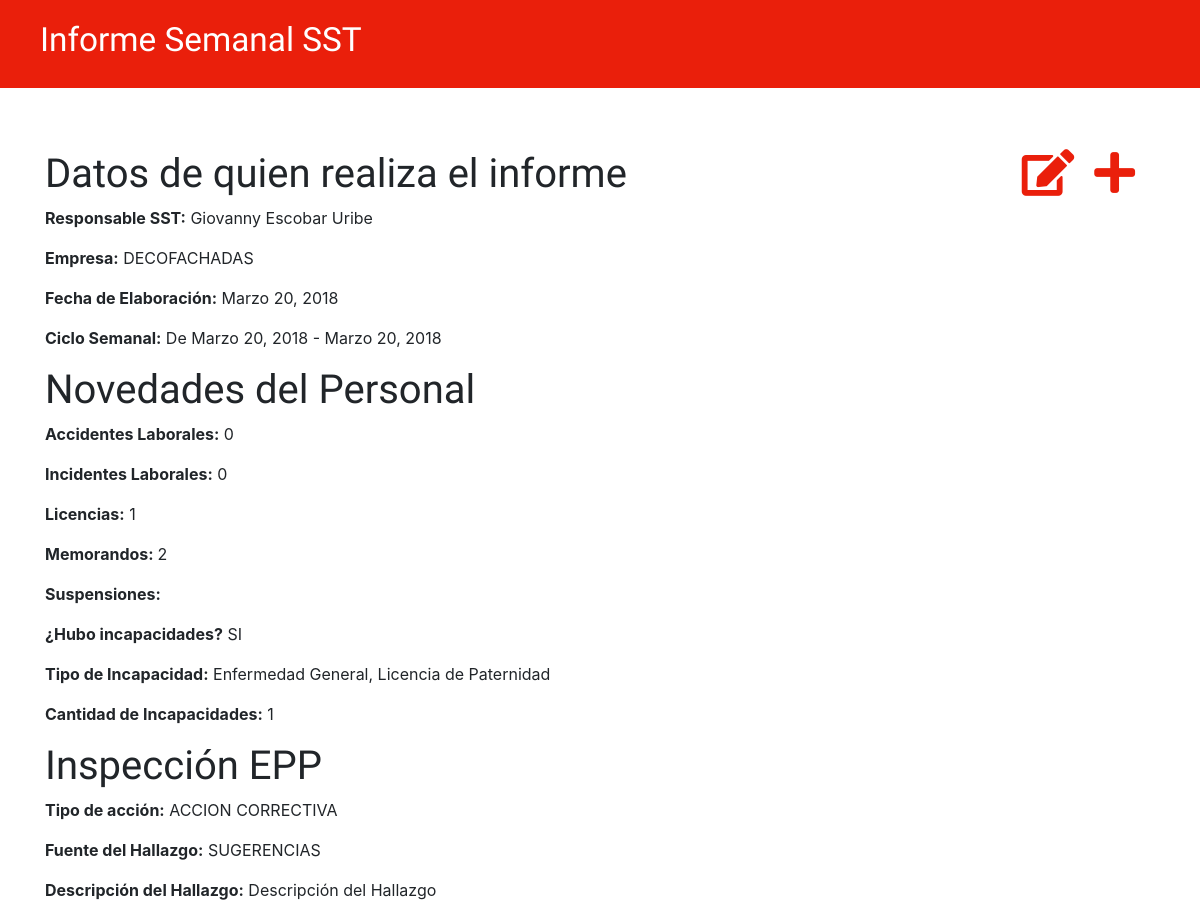
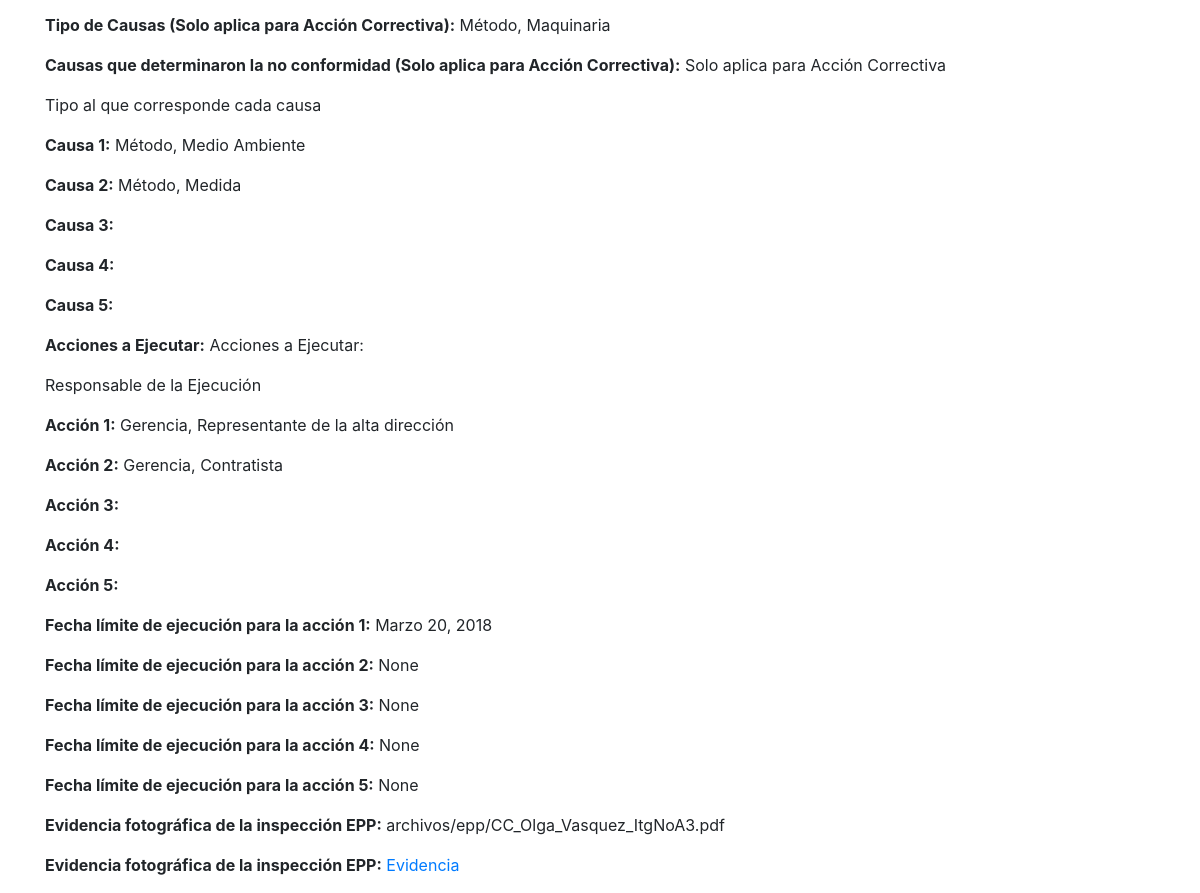
The page /informe/1/ on the database as committed earlier (2 pictures, top to bottom).
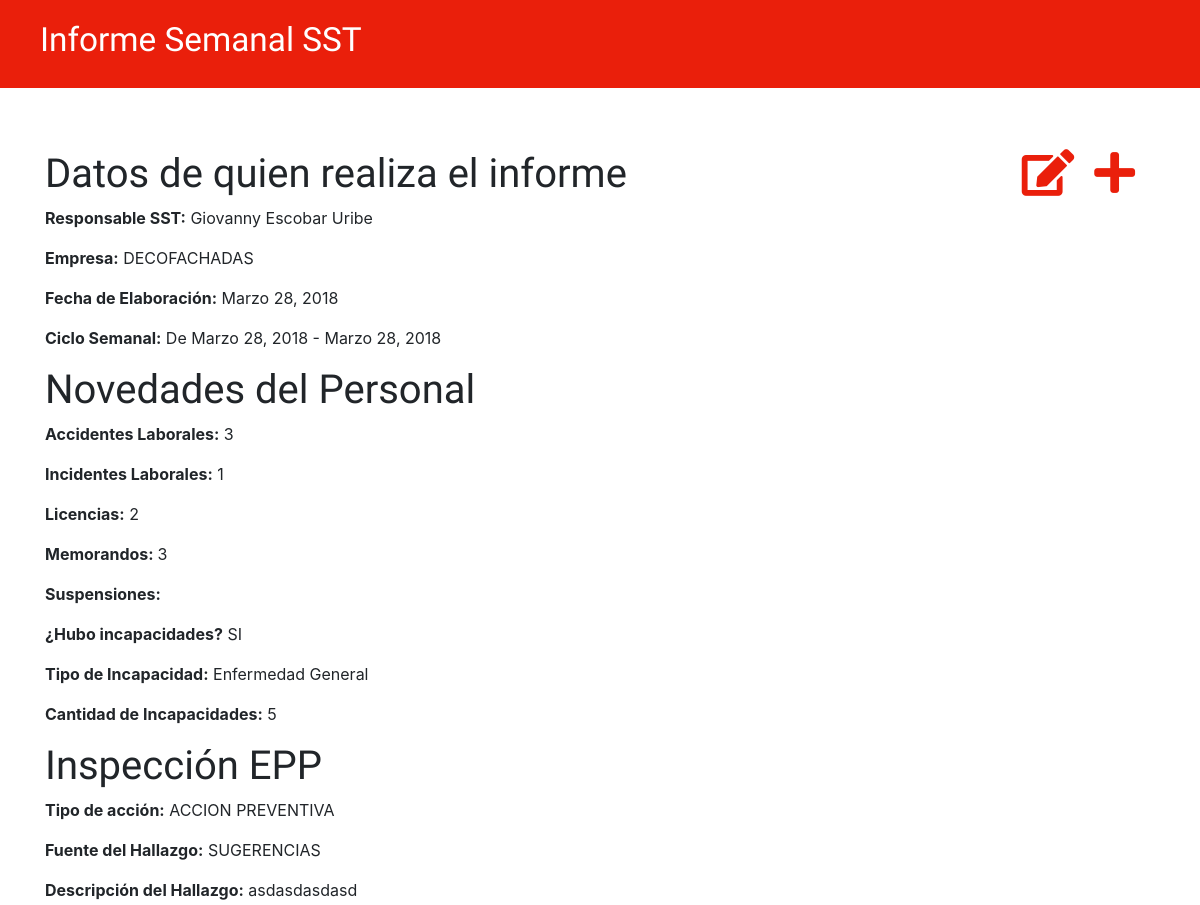
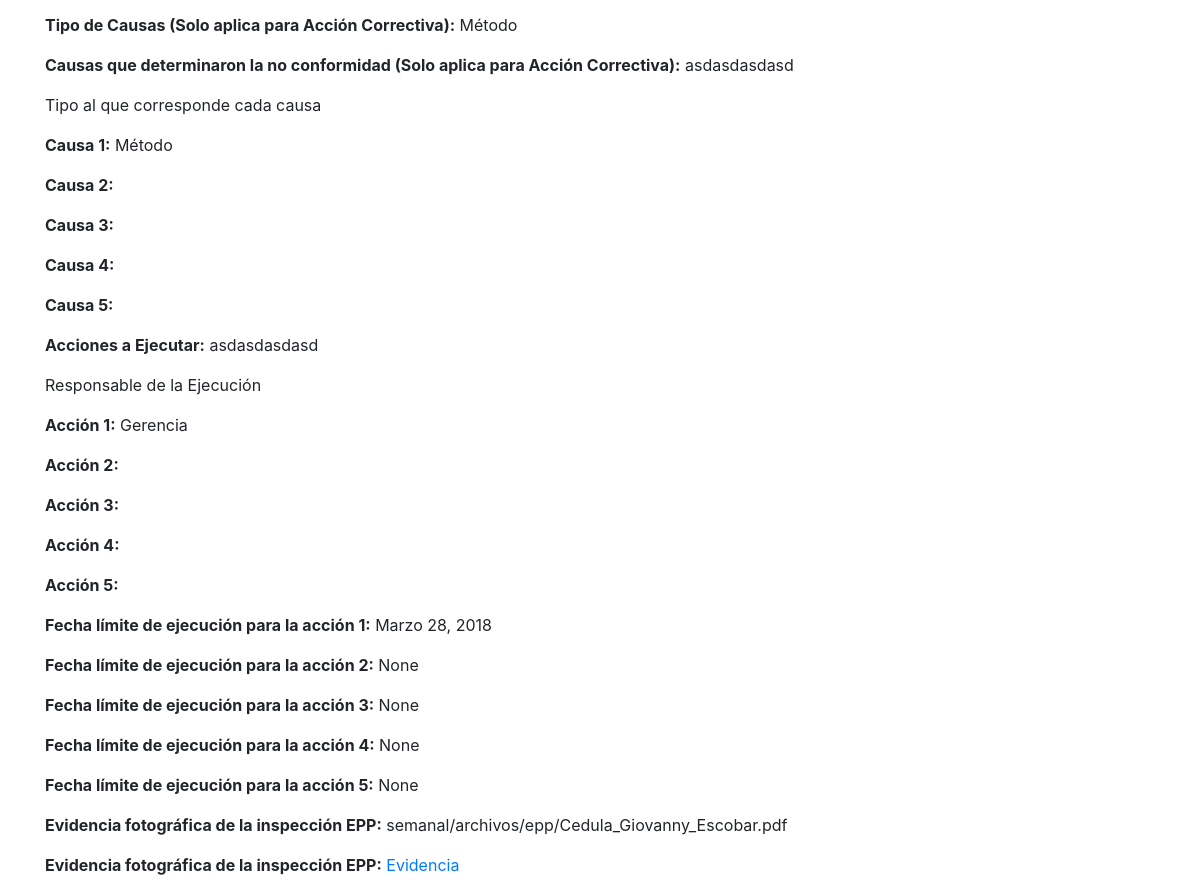
The same page on the database as committed later (2 pictures, top to bottom).
### semanal/models.py (models this page shows, shortened)
class Informe(models.Model):
    usuario           = models.ForeignKey('auth.User', on_delete=models.CASCADE)
    empresa           = models.CharField(max_length=30, choices=OPCIONES_EMPRESA)
    fecha_elaboracion = models.DateField(
        default=date.today,
        verbose_name="Fecha de Elaboración")
    desde = models.DateField(default=date.today)
    hasta = models.DateField(default=date.today)
    acc_laboral = models.CharField(
        max_length=30,
        choices=OPCIONES_ACCIDENTES,
        verbose_name="Accidentes Laborales")
    inc_laboral = models.CharField(
        max_length=30,
        choices=OPCIONES_INCIDENTES,
        verbose_name="Incidentes Laborales")
    licencias = models.CharField(max_length=30, choices=OPCIONES_LICENCIAS)
    memorandos = models.CharField(
        max_length=30,
        choices=OPCIONES_MEMORANDOS,
        verbose_name="Memorandos o Llamados de atención")
    suspensiones = models.CharField(max_length=30, choices=OPCIONES_SUSPENSIONES)
    pregunta = models.CharField(
        max_length=30,
        choices=OPCIONES_PREGUNTA,
        verbose_name="¿Hubo incapacidades?")
    """
    Se instalo plugin MultiSelectField para tener una lista opciones de checkbox
    Informacion en: https://pypi.python.org/pypi/django-multiselectfield
    """
    incapacidad = MultiSelectField(
        choices=OPCIONES_INCAPACIDAD,
        blank=True,
        verbose_name="Tipo de Incapacidad")
    can_incapacidades = models.CharField(
        max_length=30,
        choices=OPCIONES_CAN_INCAPACIDADES,
        blank=True,
        verbose_name="Cantidad de Incapacidades")
    tipo_accion_epp = models.CharField(
        max_length=30,
        choices=OPCIONES_ACCION,
        verbose_name="Tipo de Acción")
    fuente_hallazgo_epp = models.CharField(
        max_length=30,
        choices=OPCIONES_HALLAZGO,
        verbose_name="Fuente del Hallazgo")
    descripcion_hallazgo_epp = models.TextField(
        verbose_name="Descripción del Hallazgo")
    tipos_causas_epp = MultiSelectField(
        choices=OPCIONES_CAUSAS,
        blank=True,
        verbose_name="Tipo de Causas (Solo aplica para Acción Correctiva)")
    no_conformidad_epp = models.TextField(
        blank=True,
        verbose_name="Causas que determinaron la no conformidad (Solo \
        aplica para Acción Correctiva)")
    """
    Señale para cada causa enunciada anteriormente, el tipo al que...
    """
    causa_epp_1 = MultiSelectField(
        choices=OPCIONES_CAUSAS,
        blank=True,
        verbose_name="Causa 1")
    causa_epp_2 = MultiSelectField(
        choices=OPCIONES_CAUSAS,
        blank=True,
        verbose_name="Causa 2")
    causa_epp_3 = MultiSelectField(
        choices=OPCIONES_CAUSAS,
        blank=True,
        verbose_name="Causa 3")
    causa_epp_4 = MultiSelectField(
        choices=OPCIONES_CAUSAS,
        blank=True,
        verbose_name="Causa 4")
    causa_epp_5 = MultiSelectField(
        choices=OPCIONES_CAUSAS,
        blank=True,
        verbose_name="Causa 5")
    acciones_ejecutar_epp = models.TextField(
        verbose_name="Acciones a Ejecutar")
    """
    Responsable de la ejecucion
    """
    accion_epp_1 = MultiSelectField(
        choices=OPCIONES_RESPONSABLE,
        verbose_name="Acción 1")
    accion_epp_2 = MultiSelectField(
        choices=OPCIONES_RESPONSABLE,
        blank=True,
        verbose_name="Acción 2")
    accion_epp_3 = MultiSelectField(
        choices=OPCIONES_RESPONSABLE,
        blank=True,
        verbose_name="Acción 3")
    accion_epp_4 = MultiSelectField(
        choices=OPCIONES_RESPONSABLE,
        blank=True,
        verbose_name="Acción 4")
    accion_epp_5 = MultiSelectField(
        choices=OPCIONES_RESPONSABLE,
        blank=True,
        verbose_name="Acción 5")
    """
    Fechas límites de ejecución
    """
    fecha_ejecucion_epp_1 = models.DateField(
        verbose_name="Fecha límite de ejecución para la acción 1")
    fecha_ejecucion_epp_2 = models.DateField(
        blank=True,
        null=True,
        verbose_name="Fecha límite de ejecución para la acción 2")
    fecha_ejecucion_epp_3 = models.DateField(
        blank=True,
        null=True,
        verbose_name="Fecha límite de ejecución para la acción 3")
    fecha_ejecucion_epp_4 = models.DateField(
        blank=True,
        null=True,
        verbose_name="Fecha límite de ejecución para la acción 4")
    fecha_ejecucion_epp_5 = models.DateField(
        blank=True,
        null=True,
        verbose_name="Fecha límite de ejecución para la acción 5")
    evidencia_epp = models.FileField(
        upload_to='semanal/archivos/epp',
        verbose_name="Evidencia Fotográfica de la Inspección EPP")
    """
    Guardar el informe
    """
    """
    Cadena para representar el objeto Informe(clase) en el admin de django.
    """

### semanal/views.py (the view)
# urls.py: url(r'^informe/(?P<pk>[0-9]+)/$', views.detalle_informe, name='detalle_informe'),
def detalle_informe(request, pk):
    informe = get_object_or_404(Informe, pk=pk)
    return render(request, 'semanal/detalle_informe.html', {'informe': informe})

### semanal/templates/semanal/detalle_informe.html
{% extends 'semanal/base.html' %}
{% block content %}
  <div>
    <a class="icono" href="{% url 'nuevo_informe' %}" title="Nuevo Informe">
      <span class="fas fa-plus"></span>
    </a>
    <a class="icono" href="{% url 'nuevo_informe' pk=informe.pk %}" title="Editar Informe">
      <span class="fas fa-edit"></span>
    </a>
  </div>
  <div>
    <h1>Datos de quien realiza el informe</h1>
    <p><strong>Responsable SST:</strong> {{ informe.usuario.first_name }} {{ informe.usuario.last_name }}</p>
    <p><strong>Empresa:</strong> {{ informe.empresa }}</p>
    <p><strong>Fecha de Elaboración:</strong> {{ informe.fecha_elaboracion }}</p>
    <p><strong>Ciclo Semanal:</strong> De {{ informe.desde }} - {{ informe.hasta }}</p>
    <h1>Novedades del Personal</h1>
    <p><strong>Accidentes Laborales:</strong> {{ informe.acc_laboral }}</p>
    <p><strong>Incidentes Laborales:</strong> {{ informe.inc_laboral }}</p>
    <p><strong>Licencias:</strong> {{ informe.licencias }}</p>
    <p><strong>Memorandos: </strong> {{ informe.memorandos }}</p>
    <p><strong>Suspensiones:</strong> {{ informe.suspenciones }}</p>
    <p><strong>¿Hubo incapacidades?</strong> {{ informe.pregunta }}</p>
    <p><strong>Tipo de Incapacidad:</strong> {{ informe.incapacidad }}</p>
    <p><strong>Cantidad de Incapacidades:</strong> {{ informe.can_incapacidades }}</p>
    <h1>Inspección EPP</h1>
    <p><strong>Tipo de acción:</strong> {{ informe.tipo_accion_epp }}</p>
    <p><strong>Fuente del Hallazgo:</strong> {{ informe.fuente_hallazgo_epp }}</p>
    <p><strong>Descripción del Hallazgo:</strong> {{ informe.descripcion_hallazgo_epp }}</p>
    <p><strong>Tipo de Causas (Solo aplica para Acción Correctiva):</strong> {{ informe.tipos_causas_epp }}</p>
    <p><strong>Causas que determinaron la no conformidad (Solo aplica para Acción Correctiva):</strong> {{ informe.no_conformidad_epp }}</p>
    <p>Tipo al que corresponde cada causa</p>
    <p><strong>Causa 1:</strong> {{ informe.causa_epp_1 }}</p>
    <p><strong>Causa 2:</strong> {{ informe.causa_epp_2 }}</p>
    <p><strong>Causa 3:</strong> {{ informe.causa_epp_3 }}</p>
    <p><strong>Causa 4:</strong> {{ informe.causa_epp_4 }}</p>
    <p><strong>Causa 5:</strong> {{ informe.causa_epp_5 }}</p>
    <p><strong>Acciones a Ejecutar:</strong> {{ informe.acciones_ejecutar_epp }}</p>
    <p>Responsable de la Ejecución</p>
    <p><strong>Acción 1:</strong> {{ informe.accion_epp_1 }}</p>
    <p><strong>Acción 2:</strong> {{ informe.accion_epp_2 }}</p>
    <p><strong>Acción 3:</strong> {{ informe.accion_epp_3 }}</p>
    <p><strong>Acción 4:</strong> {{ informe.accion_epp_4 }}</p>
    <p><strong>Acción 5:</strong> {{ informe.accion_epp_5 }}</p>
    <p><strong>Fecha límite de ejecución para la acción 1:</strong> {{ informe.fecha_ejecucion_epp_1 }}</p>
    <p><strong>Fecha límite de ejecución para la acción 2:</strong> {{ informe.fecha_ejecucion_epp_2 }}</p>
    <p><strong>Fecha límite de ejecución para la acción 3:</strong> {{ informe.fecha_ejecucion_epp_3 }}</p>
    <p><strong>Fecha límite de ejecución para la acción 4:</strong> {{ informe.fecha_ejecucion_epp_4 }}</p>
    <p><strong>Fecha límite de ejecución para la acción 5:</strong> {{ informe.fecha_ejecucion_epp_5 }}</p>
    <p><strong>Evidencia fotográfica de la inspección EPP:</strong> {{ informe.evidencia_epp }}</p>
    <p>
      <strong>Evidencia fotográfica de la inspección EPP:</strong>
      <a href="{{ informe.evidencia_epp.url }}">Evidencia</a>
    </p>
  </div>
{% endblock %}

Rows that differ between the two databases and show on the page:
changed Informe "DECOFACHADAS": fecha_elaboracion "Marzo 20, 2018" → "Marzo 28, 2018"; desde "Marzo 20, 2018" → "Marzo 28, 2018"; hasta "Marzo 20, 2018" → "Marzo 28, 2018"; acc_laboral "0" → "3"; inc_laboral "0" → "1"; licencias "1" → "2"; memorandos "2" → "3"; incapacidad "Enfermedad General, Licencia de Paternidad" → "Enfermedad General"; can_incapacidades "1" → "5"; tipo_accion_epp "ACCION CORRECTIVA" → "ACCION PREVENTIVA"; descripcion_hallazgo_epp "Descripción del Hallazgo" → "asdasdasdasd"; tipos_causas_epp "Método, Maquinaria" → "Método"; no_conformidad_epp "Solo aplica para Acción Correctiva" → "asdasdasdasd"; causa_epp_1 "Método, Medio Ambiente" → "Método"; acciones_ejecutar_epp "Acciones a Ejecutar:" → "asdasdasdasd"; accion_epp_1 "Gerencia, Representante de la alta dirección" → "Gerencia"; fecha_ejecucion_epp_1 "Marzo 20, 2018" → "Marzo 28, 2018"; evidencia_epp "archivos/epp/CC_Olga_Vasquez_ItgNoA3.pdf" → "semanal/archivos/epp/Cedula_Giovanny_Escobar.pdf"; causa_epp_2 "Método, Medida" → (not shown); accion_epp_2 "Gerencia, Contratista" → (not shown)
